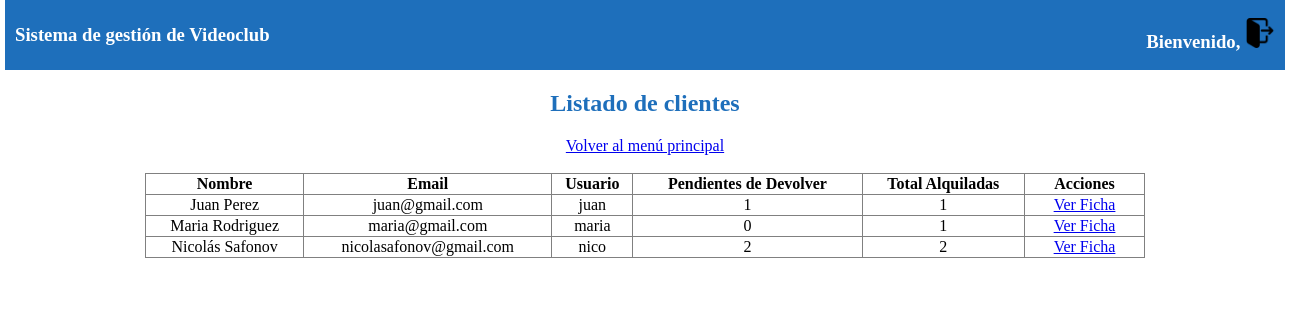
The app's page /vista/clientes.php with its own data.
### tables this page shows
CREATE TABLE `usuarios` (
  `id` int(11) NOT NULL,
  `nombre` varchar(100) NOT NULL,
  `email` varchar(100) NOT NULL,
  `contrasena` varchar(255) NOT NULL,
  `rol_id` int(11) NOT NULL,
  `usuario` varchar(50) NOT NULL
);

### vista/clientes.php (the view, shortened to what this page needs)
<!DOCTYPE html>
<html lang="en">
<head>
    <link rel="stylesheet" href="style.css">
</head>
<body>
    <header>
        <h3>Sistema de gestión de Videoclub</h3>
        <h3><?php echo "Bienvenido, ".$_SESSION["nombre"]." ";?> <a href="login.php"><img src="logout.png" alt="Cerrar sesión" title="Cerrar sesión"></a></h3>
    </header>
    <main>
        <?php
        echo "<h2>Listado de clientes</h2>";
        echo "<a href='panelControl.php'>Volver al menú principal</a><br><br>";
        $base = mysqli_connect("127.0.0.1", "root", "", "videoclub");
        $usuarios = "SELECT * FROM usuarios WHERE rol_id = 2";
        $resultado =  mysqli_query($base, $usuarios);
        echo "<table border='1'>";
        echo "<tr>";
        echo "<th>Nombre</th>";
        echo "<th>Email</th>";
        echo "<th>Usuario</th>";
        echo "<th>Pendientes de Devolver</th>";
        echo "<th>Total Alquiladas</th>";
        echo "<th>Acciones</th>";
        echo "</tr>";
        while($row = mysqli_fetch_assoc($resultado)){
            echo "<tr>";
            echo "<td>$row[nombre]</td>";
            echo "<td>$row[email]</td>";
            echo "<td>$row[usuario]</td>";
            $total = "SELECT COUNT(*) as total FROM operaciones WHERE usuario_id = '$row[id]'";
            $suma =  mysqli_query($base, $total);
            if($total = mysqli_fetch_assoc($suma)){
                $devuelta = "SELECT COUNT(*) as total FROM historial WHERE usuario_id = '$row[id]' AND tipo_accion_id = 5";
                $devol =  mysqli_query($base, $devuelta);
                if($resta = mysqli_fetch_assoc($devol)){
                    echo "<td>". $total["total"] - $resta["total"]."</td>";
                }
                echo "<td>$total[total]</td>";
            }
            echo "<td><a href='cliente.php?id=$row[id]'>Ver Ficha</a></td>";
            echo "</tr>";
        }
        ?>
    </main>
</body>
</html>

### vista/style.css (style rules this page uses)
body { width: 1280px; margin: auto; align-items: center; justify-content: center; }
main { text-align: center; }
main h2 { color: rgb(30, 111, 187); }
header { display: flex; background-color: rgb(30, 111, 187); height: 50px; color:white; justify-content: space-between; align-items: center; padding: 10px; }
img { height: 30px; width: 30px; }
table { width: 1000px; margin: auto; border-collapse: collapse; }
main a { padding: 10px; }

### records on screen
usuarios: nombre "Juan Perez", email "juan@gmail.com", usuario "juan", total "1"
usuarios: nombre "Maria Rodriguez", email "maria@gmail.com", usuario "maria", total "0", total "1"
usuarios: nombre "Nicolás Safonov", email "nicolasafonov@gmail.com", usuario "nico", total "2"
